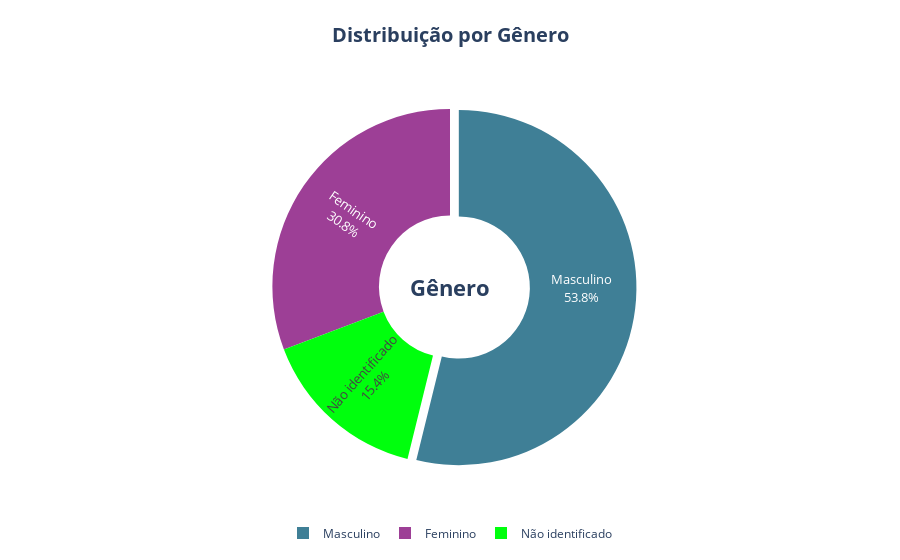

Notebook source saved alongside this figure:
### Markdown cell above
## Gráfico pizza para Gênero dos Autores

### Code cell
df,fig=test_graphs.test_plot_lantest_plot_gender_pieguage_pie()
display(df)
fig.show()

### Figure 1 — Plotly figure (JSON) as saved in the notebook; plotly's stock layout.template omitted (floating-point values rounded to 4 significant figures)
{"data": [{"hole": 0.4, "hovertemplate": "<b>%{label}</b><br>Registros: %{value}<br>Porcentagem: %{percent}<extra></extra>", "insidetextorientation": "radial", "labels": ["Masculino", "Feminino", "Não identificado"], "marker": {"colors": ["#3f7f96", "#9d3f96", "#00FF0D"]}, "pull": [0.05, 0, 0], "textfont": {"size": 22}, "textinfo": "percent+label", "textposition": "inside", "type": "pie", "values": [7, 4, 2]}], "layout": {"annotations": [{"font": {"size": 22}, "showarrow": false, "text": "<b>Gênero</b>", "x": 0.5, "y": 0.5}], "legend": {"orientation": "h", "x": 0.5, "xanchor": "center", "y": -0.2, "yanchor": "bottom"}, "title": {"font": {"size": 20}, "text": "<b>Distribuição por Gênero</b>", "x": 0.5, "xanchor": "center", "y": 0.95, "yanchor": "top"}, "uniformtext": {"minsize": 10, "mode": "hide"}}}
